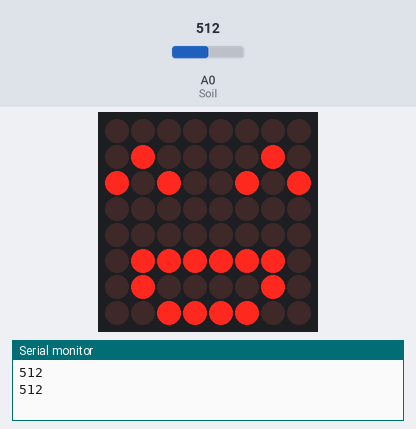
A sketch run on a simulated Arduino Uno, built with avr-gcc and run on an emulated ATmega328P. Shown: 8×8 LED matrix, the last lines printed to the serial monitor. The test bench sets the inputs (shaded band); at power-on: A0 (Soil) = 512.

Above: at 1.2 s.
1.3 s: A0 (Soil) set to 788
2.8 s: A0 (Soil) set to 818
At 4.2 s:
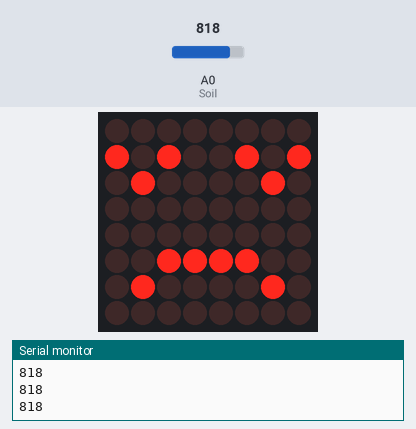
4.5 s: A0 (Soil) set to 790
At 5.5 s:
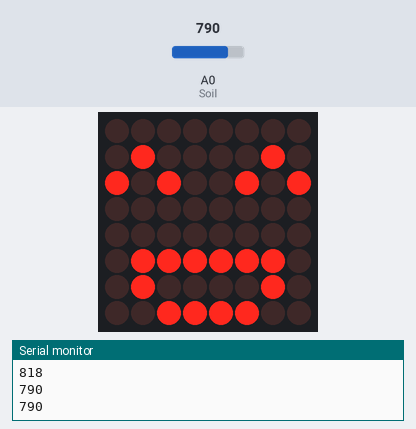
6.0 s: A0 (Soil) set to 810
At 6.7 s:
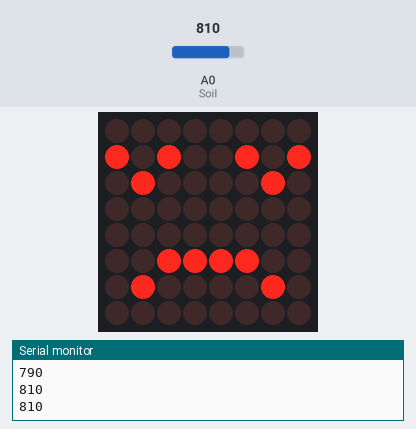
Timing chart, 0 to 8.5 s (numbered marks = the images above; inputs shaded):
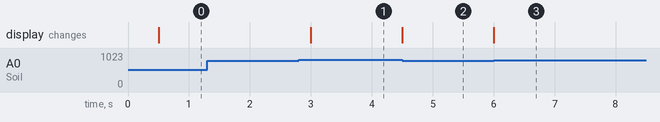

The sketch:

Facial_expression_plant_pot.ino
```cpp
#include <TimerOne.h> // TimeOne라이브러리 사용
//-------타이머 인터럽트를 위한 타이머 카운트------------
volatile unsigned long time_count = 0;
volatile unsigned long doteC_count = 0;

#include <LedControl.h> // LedControl 헥사파일을 선언
LedControl Dote = LedControl(7, 6, 5, 1);    // 모듈핀 위치 설정 ( DIN , CLK , CS , 몇번째 모듈)

int Soil = A0;

byte digits[3][8] =                       // 0~9까지의 숫자를 byte 타입 2차원 배열로 구성
{                                                   // 10개의 숫자(digits) , 8 byte의 신호
  {                                                 // 숫자 0
    B01100110,                             // 총 64개의 LED에 원하는 모양의 신호를 준다
    B10011001,
    B10000001,
    B10000001,
    B01000010,
    B00100100,
    B00011000,
    B00000000
  },

  {
    B00000000,
    B01000010,
    B10100101,
    B00000000,
    B00000000,
    B01111110,
    B01000010,
    B00111100
  },

  {
    B00000000,
    B10100101,
    B01000010,
    B00000000,
    B00000000,
    B00111100,
    B01000010,
    B00000000
  }
};

void setup()
{
  Dote.shutdown(0, false);                    // 절전모드로 (첫번째 모듈, 절전모드를 하지 않는다) 설정
  Dote.setIntensity(0, 7);                       // 밝기를 조절 (첫번째 모듈, 1~15까지 원하는 밝기) 설정
  Dote.clearDisplay(0);                          // LED를 초기화 설정 (첫번째 모듈)

  Timer1.initialize(250000); //1000000μs = 1s, 1000us = 0.001s, 1000us = 1ms
  Timer1.attachInterrupt(timerIsr);

  Serial.begin(9600);
}

void loop()
{
  int soil = analogRead(Soil);
  if(doteC_count == 2){
    Dote_face(soil);
    doteC_count = 0;
  }
}

void timerIsr(){
  time_count += 1;
  doteC_count += 1;
}

void Dote_face(int soil){
  int i;

  if(soil >= 800){
    for (i = 0; i <8; i++)                            // j는 미리 제작한 비트맵의 y축 8비트 신호를 하나씩 보낸다
    {
      Dote.setRow(0, i, digits[2][i]);           // setRow는 x축 LED를 한번에 제어하며,
    }
  } else {
    for (i = 0; i <8; i++)                            // j는 미리 제작한 비트맵의 y축 8비트 신호를 하나씩 보낸다
    {
      Dote.setRow(0, i, digits[1][i]);           // setRow는 x축 LED를 한번에 제어
    }
  }

  Serial.println(soil);
}
```

Measured:
- the behaviour switches between 799 and 800 on A0 (Soil) (found by bisection; images 0 and 1)
- after the input at 2.8 s, the display: changes after 0.20 s (image 1)
- after the input at 4.5 s, the display: changes at once (image 2)
- after the input at 6.0 s, the display: changes at once (image 3)
